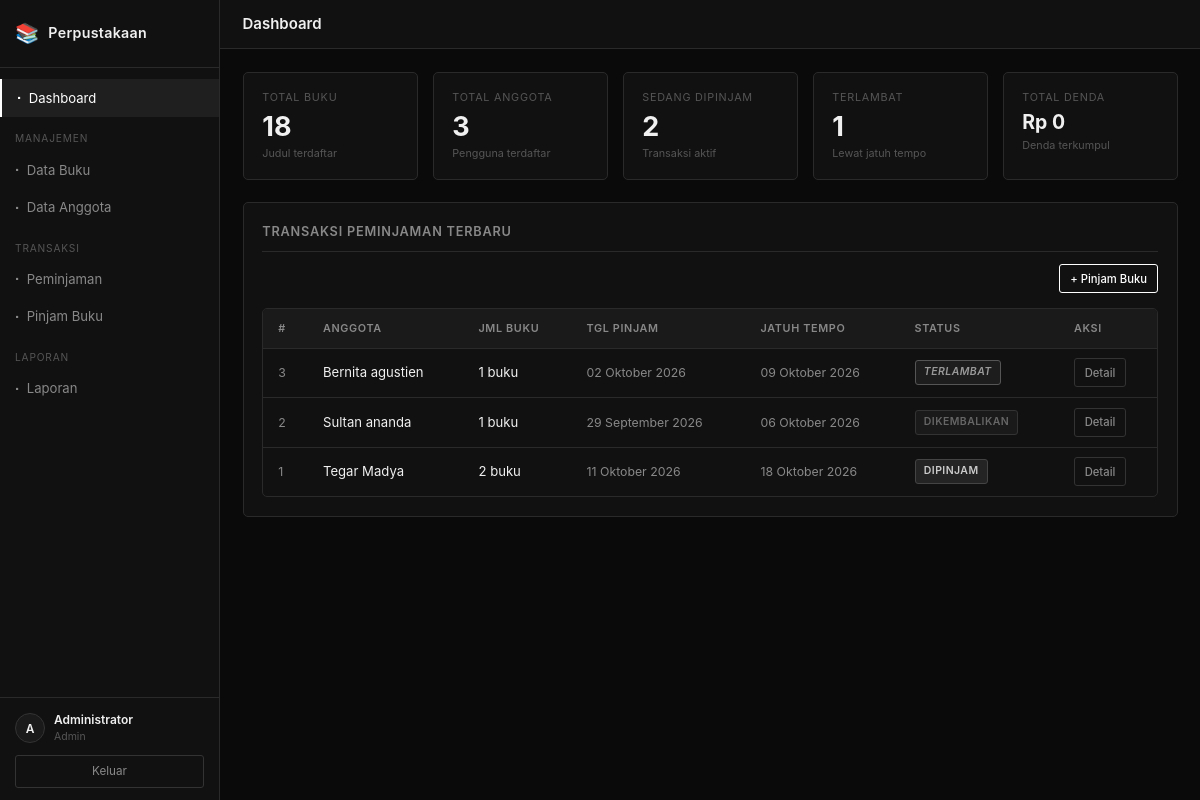
Page /admin/dashboard.php (signed in) on the committed database.
### tables this page shows
CREATE TABLE peminjaman (
    id                  INT UNSIGNED AUTO_INCREMENT PRIMARY KEY,
    user_id             INT UNSIGNED NOT NULL,
    tanggal_pinjam      DATE         NOT NULL,
    tanggal_jatuh_tempo DATE         NOT NULL,
    tanggal_kembali     DATE         DEFAULT NULL,
    status              ENUM('dipinjam','dikembalikan') NOT NULL DEFAULT 'dipinjam',
    denda               DECIMAL(12,2) NOT NULL DEFAULT 0.00,
    CONSTRAINT fk_peminjaman_user FOREIGN KEY (user_id) REFERENCES users(id) ON UPDATE CASCADE
);

CREATE TABLE users (
    id          INT UNSIGNED AUTO_INCREMENT PRIMARY KEY,
    nama        VARCHAR(100) NOT NULL,
    username    VARCHAR(50)  NOT NULL UNIQUE,
    password    VARCHAR(255) NOT NULL,
    role        ENUM('admin','anggota') NOT NULL DEFAULT 'anggota',
    no_hp       VARCHAR(20)  DEFAULT NULL,
    created_at  DATETIME     NOT NULL DEFAULT CURRENT_TIMESTAMP
);

### includes/auth.php (called while the page is built, shortened)
<?php
function currentUser(): array {
    return [
        'id'       => $_SESSION['user_id']   ?? null,
        'nama'     => $_SESSION['nama']      ?? '',
        'username' => $_SESSION['username']  ?? '',
        'role'     => $_SESSION['role']      ?? '',
    ];
}

### includes/fungsi.php (called while the page is built, shortened)
<?php
function formatRupiah(float $angka): string {
    return 'Rp ' . number_format($angka, 0, ',', '.');
}
function formatTanggal(?string $tanggal): string {
    $bulan = [
        1=>'Januari',2=>'Februari',3=>'Maret',4=>'April',
        5=>'Mei',6=>'Juni',7=>'Juli',8=>'Agustus',
        9=>'September',10=>'Oktober',11=>'November',12=>'Desember'
    ];
    $d = new DateTime($tanggal);
    return $d->format('d') . ' ' . $bulan[(int)$d->format('n')] . ' ' . $d->format('Y');
}
function isTelat(string $jatuhTempo): bool {
    $today   = new DateTime();
    $expired = new DateTime($jatuhTempo);
    return $today > $expired;
}
function e(string $str): string {
    return htmlspecialchars($str, ENT_QUOTES, 'UTF-8');
}

### admin/dashboard.php (the view, shortened to what this page needs)
<?php
require_once __DIR__ . '/../config/koneksi.php';
require_once __DIR__ . '/../includes/auth.php';
require_once __DIR__ . '/../includes/fungsi.php';
$pageTitle  = 'Dashboard';
$activePage = 'dashboard';
$totalBuku    = (int) $pdo->query("SELECT COUNT(*) FROM buku")->fetchColumn();
$totalAnggota = (int) $pdo->query("SELECT COUNT(*) FROM users WHERE role = 'anggota'")->fetchColumn();
$sedangDipinjam = (int) $pdo->query("SELECT COUNT(*) FROM peminjaman WHERE status = 'dipinjam'")->fetchColumn();
$jumlahTelat  = (int) $pdo->query("
    SELECT COUNT(*) FROM peminjaman
    WHERE status = 'dipinjam' AND tanggal_jatuh_tempo < CURDATE()
")->fetchColumn();
$totalDenda   = (float) $pdo->query("SELECT COALESCE(SUM(denda), 0) FROM peminjaman")->fetchColumn();
$transaksiTerbaru = $pdo->query("
    SELECT p.id, u.nama, p.tanggal_pinjam, p.tanggal_jatuh_tempo,
           p.tanggal_kembali, p.status, p.denda,
           (SELECT COUNT(*) FROM detail_peminjaman dp WHERE dp.peminjaman_id = p.id) AS jumlah_buku
    FROM peminjaman p
    JOIN users u ON p.user_id = u.id
    ORDER BY p.id DESC
    LIMIT 10
")->fetchAll();
require_once __DIR__ . '/../includes/header.php';
?>
<div class="stats-grid">
    <div class="stat-card">
        <div class="stat-label">Total Buku</div>
        <div class="stat-value"><?= $totalBuku ?></div>
        <div class="stat-sub">Judul terdaftar</div>
    </div>
    <div class="stat-card">
        <div class="stat-label">Total Anggota</div>
        <div class="stat-value"><?= $totalAnggota ?></div>
        <div class="stat-sub">Pengguna terdaftar</div>
    </div>
    <div class="stat-card">
        <div class="stat-label">Sedang Dipinjam</div>
        <div class="stat-value"><?= $sedangDipinjam ?></div>
        <div class="stat-sub">Transaksi aktif</div>
    </div>
    <div class="stat-card">
        <div class="stat-label">Terlambat</div>
        <div class="stat-value"><?= $jumlahTelat ?></div>
        <div class="stat-sub">Lewat jatuh tempo</div>
    </div>
    <div class="stat-card">
        <div class="stat-label">Total Denda</div>
        <div class="stat-value" style="font-size:1.3rem;"><?= formatRupiah($totalDenda) ?></div>
        <div class="stat-sub">Denda terkumpul</div>
    </div>
</div>
<div class="card">
    <div class="card-title">Transaksi Peminjaman Terbaru</div>
    <div class="toolbar">
        <a href="<?= APP_URL ?>/admin/peminjaman/tambah.php" class="btn btn-primary btn-sm">
            + Pinjam Buku
        </a>
    </div>
    <div class="table-wrapper">
        <table id="dashboardTable">
            <thead>
                <tr>
                    <th>#</th>
                    <th>Anggota</th>
                    <th>Jml Buku</th>
                    <th>Tgl Pinjam</th>
                    <th>Jatuh Tempo</th>
                    <th>Status</th>
                    <th>Aksi</th>
                </tr>
            </thead>
            <tbody>
                <?php if (empty($transaksiTerbaru)): ?>
                    <tr>
                        <td colspan="7" class="text-center" style="padding:2rem;color:var(--text-muted);">
                            Belum ada transaksi.
                        </td>
                    </tr>
                <?php else: ?>
                    <?php foreach ($transaksiTerbaru as $t): ?>
                        <?php
                        $isLate = ($t['status'] === 'dipinjam' && isTelat($t['tanggal_jatuh_tempo']));
                        ?>
                        <tr>
                            <td class="td-muted"><?= $t['id'] ?></td>
                            <td><?= e($t['nama']) ?></td>
                            <td><?= $t['jumlah_buku'] ?> buku</td>
                            <td class="td-muted"><?= formatTanggal($t['tanggal_pinjam']) ?></td>
                            <td class="td-muted"><?= formatTanggal($t['tanggal_jatuh_tempo']) ?></td>
                            <td>
                                <?php if ($t['status'] === 'dikembalikan'): ?>
                                    <span class="badge badge-dikembalikan">Dikembalikan</span>
                                <?php elseif ($isLate): ?>
                                    <span class="badge badge-telat">Terlambat</span>
                                <?php else: ?>
                                    <span class="badge badge-dipinjam">Dipinjam</span>
                                <?php endif; ?>
                            </td>
                            <td>
                                <a href="<?= APP_URL ?>/admin/peminjaman/detail.php?id=<?= $t['id'] ?>"
                                   class="btn btn-secondary btn-sm">Detail</a>
                            </td>
                        </tr>
                    <?php endforeach; ?>
                <?php endif; ?>
            </tbody>
        </table>
    </div>
</div>
<?php require_once __DIR__ . '/../includes/footer.php'; ?>

### includes/header.php (shortened to what this page needs)
<?php
$pageTitle  = $pageTitle  ?? APP_NAME;
$activePage = $activePage ?? '';
$user       = currentUser();
?>
<!DOCTYPE html>
<html lang="id">
<head>
    <link rel="stylesheet" href="<?= APP_URL ?>/assets/css/style.css">
</head>
<body>
<div class="layout">
    <aside class="sidebar" id="sidebar">
        <div class="sidebar-brand">
            <span class="brand-icon">📚</span>
            <span class="brand-text"><?= APP_NAME ?></span>
        </div>
        <nav class="sidebar-nav">
            <?php if ($user['role'] === 'admin'): ?>
                <a href="<?= APP_URL ?>/admin/dashboard.php"
                   class="nav-item <?= $activePage === 'dashboard' ? 'active' : '' ?>">
                    <span class="nav-icon">▪</span> Dashboard
                </a>
                <div class="nav-group-label">Manajemen</div>
                <a href="<?= APP_URL ?>/admin/buku/index.php"
                   class="nav-item <?= $activePage === 'buku' ? 'active' : '' ?>">
                    <span class="nav-icon">▪</span> Data Buku
                </a>
                <a href="<?= APP_URL ?>/admin/anggota/index.php"
                   class="nav-item <?= $activePage === 'anggota' ? 'active' : '' ?>">
                    <span class="nav-icon">▪</span> Data Anggota
                </a>
                <div class="nav-group-label">Transaksi</div>
                <a href="<?= APP_URL ?>/admin/peminjaman/index.php"
                   class="nav-item <?= $activePage === 'peminjaman' ? 'active' : '' ?>">
                    <span class="nav-icon">▪</span> Peminjaman
                </a>
                <a href="<?= APP_URL ?>/admin/peminjaman/tambah.php"
                   class="nav-item <?= $activePage === 'pinjam_baru' ? 'active' : '' ?>">
                    <span class="nav-icon">▪</span> Pinjam Buku
                </a>
                <div class="nav-group-label">Laporan</div>
                <a href="<?= APP_URL ?>/admin/laporan.php"
                   class="nav-item <?= $activePage === 'laporan' ? 'active' : '' ?>">
                    <span class="nav-icon">▪</span> Laporan
                </a>
            <?php endif; ?>
        </nav>
        <div class="sidebar-footer">
            <div class="user-info">
                <div class="user-avatar"><?= strtoupper(substr($user['nama'], 0, 1)) ?></div>
                <div>
                    <div class="user-name"><?= e($user['nama']) ?></div>
                    <div class="user-role"><?= ucfirst($user['role']) ?></div>
                </div>
            </div>
            <a href="<?= APP_URL ?>/auth/logout.php" class="btn-logout">Keluar</a>
        </div>
    </aside>
    <main class="main-content">
        <div class="topbar">
            <h1 class="page-title"><?= e($pageTitle) ?></h1>
        </div>
        <div class="content-body">

### includes/footer.php (shortened to what this page needs)
        </div>
    </main>
</div>
</body>
</html>

### rows in the picture
peminjaman: id "3", user.nama "Bernita agustien", jumlah_buku "1", tanggal_pinjam "02 Oktober 2026", tanggal_jatuh_tempo "09 Oktober 2026", status "TERLAMBAT"
peminjaman: id "2", user.nama "Sultan ananda", jumlah_buku "1", tanggal_pinjam "29 September 2026", tanggal_jatuh_tempo "06 Oktober 2026", status "DIKEMBALIKAN"
peminjaman: id "1", user.nama "Tegar Madya", jumlah_buku "2", tanggal_pinjam "11 Oktober 2026", tanggal_jatuh_tempo "18 Oktober 2026", status "DIPINJAM"

### other values in the picture
APP_NAME "Perpustakaan"
substr($user['nama'], 0, 1) "A"
$user['nama'] "Administrator"
$user['role'] "Admin"
$pageTitle "Dashboard"
$totalBuku "18"
$totalAnggota "3"
$sedangDipinjam "2"
$jumlahTelat "1"
formatRupiah($totalDenda) "Rp 0"
